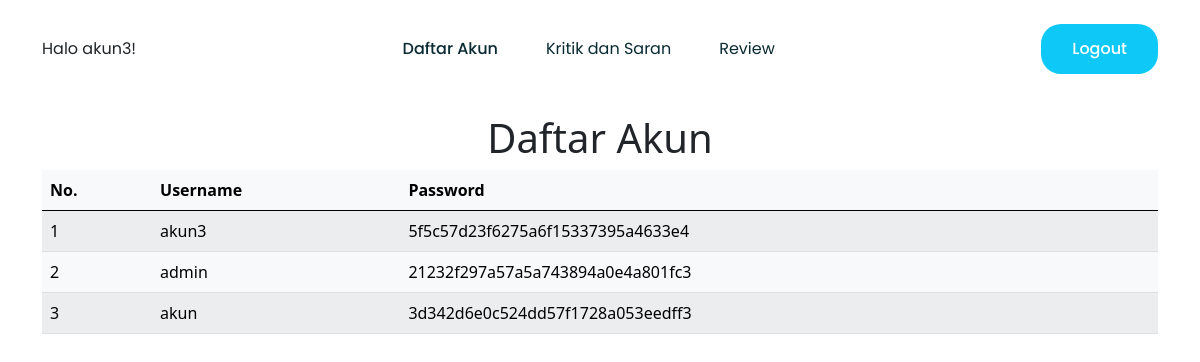
/homepage_admin.php (signed in), run on the app's committed database.
### tables this page shows
CREATE TABLE `account` (
  `id` int(11) NOT NULL,
  `username` varchar(50) NOT NULL,
  `password` varchar(300) NOT NULL
);

### homepage_admin.php (the view, shortened to what this page needs)
<!DOCTYPE html>
  <html lang="en">
    <head>
      <link href="https://cdn.jsdelivr.net/npm/bootstrap@5.0.0-beta2/dist/css/bootstrap.min.css" rel="stylesheet">
    </head>
    <body>
        <section class="h-100 w-100 bg-white" style="box-sizing: border-box">
        <nav class="navbar-1-1 navbar navbar-expand-lg navbar-light p-4 px-md-4 mb-3 bg-body"
        style="font-family: Poppins, sans-serif">
        <div class="container">
            <div>
            Halo <?php echo $_SESSION['username'];?>!
            </div>
            <div class="collapse navbar-collapse" id="navbarTogglerDemo02">
            <ul class="navbar-nav mx-auto mb-2 mb-lg-0">
                <li class="nav-item">
                <a class="nav-link px-md-4 active" aria-current="page" href="homepage_admin.php">Daftar Akun</a>
                </li>
                <li class="nav-item">
                <a class="nav-link px-md-4" href="kritik_admin.php">Kritik dan Saran</a>
                </li>
                <li class="nav-item">
                <a class="nav-link px-md-4" href="review_admin.php">Review</a>
                </li>
            </ul>
            <div class="d-flex">
                <a class="btn btn-get-started btn-get-started-blue text-white" href="logout.php">Logout</a>
            </div>
            </div>
        </div>
        </nav>
        <div align="center">
            <h1>Daftar Akun</h1>
        </div>
        <div class="container" align="center">
            <center>
            <table class="table table-light table-striped" >
            <thead>
                <tr >
                    <th scope="col">No.</th>
                    <th scope="col">Username</th>
                    <th scope="col">Password</th>
                </tr>
            </thead>
            <tbody >
                <?php
                include 'config.php';
                $query = mysqli_query ($connection, "SELECT * from account");
                $s=1;
                while ($data=mysqli_fetch_array($query))
                {?>
                <tr>
                <td> <?php echo $s++?></td>
                <td> <?php echo $data['username'];?></td>
                <td> <?php echo $data['password'];?></td>
                </tr>
                <?php
                }
                ?>
            </tbody>
            </table>
            </center>
        </div>
    </body>
</html>

### homepage_admin.php (style rules this page uses)
.navbar-1-1.navbar-light .navbar-nav .nav-link { color: #092a33; transition: 0.3s; }
.navbar-1-1.navbar-light .navbar-nav .nav-link.active { font-weight: 500; }
.navbar-1-1 .btn-get-started { border-radius: 20px; padding: 12px 30px; font-weight: 500; }
.navbar-1-1 .btn-get-started-blue { background-color: #0ec8f8; transition: 0.3s; }

### data on the page
account: username "akun3", password "5f5c57d23f6275a6f15337395a4633e4"
account: username "admin", password "21232f297a57a5a743894a0e4a801fc3"
account: username "akun", password "3d342d6e0c524dd57f1728a053eedff3"

### other printed values
$_SESSION['username'] "akun3"
